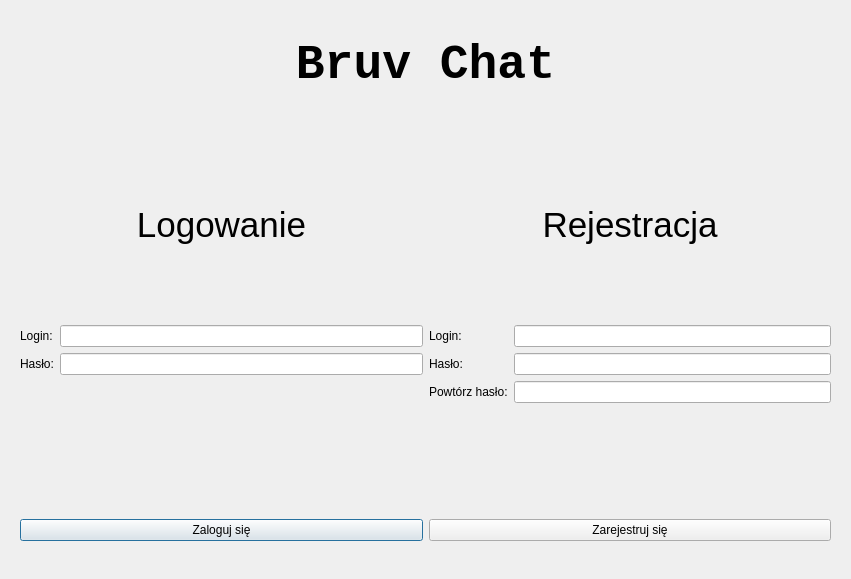
<?xml version="1.0" encoding="UTF-8"?>
<ui version="4.0">
 <class>LoginWindow</class>
 <widget class="QDialog" name="LoginWindow">
  <property name="geometry">
   <rect>
    <x>0</x>
    <y>0</y>
    <width>851</width>
    <height>579</height>
   </rect>
  </property>
  <property name="windowTitle">
   <string>Dialog</string>
  </property>
  <widget class="QWidget" name="horizontalLayoutWidget">
   <property name="geometry">
    <rect>
     <x>20</x>
     <y>130</y>
     <width>811</width>
     <height>411</height>
    </rect>
   </property>
   <layout class="QHBoxLayout" name="horizontalLayout">
    <item>
     <layout class="QVBoxLayout" name="verticalLayout_2">
      <item>
       <widget class="QLabel" name="label_8">
        <property name="font">
         <font>
          <pointsize>26</pointsize>
         </font>
        </property>
        <property name="text">
         <string>Logowanie</string>
        </property>
        <property name="alignment">
         <set>Qt::AlignCenter</set>
        </property>
       </widget>
      </item>
      <item>
       <layout class="QFormLayout" name="formLayout">
        <item row="1" column="0">
         <widget class="QLabel" name="label">
          <property name="text">
           <string>Hasło:</string>
          </property>
         </widget>
        </item>
        <item row="1" column="1">
         <widget class="QLineEdit" name="sign_in_password">
          <property name="echoMode">
           <enum>QLineEdit::Password</enum>
          </property>
         </widget>
        </item>
        <item row="0" column="1">
         <widget class="QLineEdit" name="sign_in_username"/>
        </item>
        <item row="0" column="0">
         <widget class="QLabel" name="label_2">
          <property name="text">
           <string>Login:</string>
          </property>
         </widget>
        </item>
       </layout>
      </item>
      <item>
       <widget class="QPushButton" name="sign_in_button">
        <property name="text">
         <string>Zaloguj się</string>
        </property>
       </widget>
      </item>
     </layout>
    </item>
    <item>
     <layout class="QVBoxLayout" name="verticalLayout">
      <item>
       <widget class="QLabel" name="label_7">
        <property name="font">
         <font>
          <pointsize>26</pointsize>
         </font>
        </property>
        <property name="text">
         <string>Rejestracja</string>
        </property>
        <property name="alignment">
         <set>Qt::AlignCenter</set>
        </property>
       </widget>
      </item>
      <item>
       <layout class="QFormLayout" name="formLayout_5">
        <item row="0" column="0">
         <widget class="QLabel" name="label_4">
          <property name="text">
           <string>Login:</string>
          </property>
         </widget>
        </item>
        <item row="0" column="1">
         <widget class="QLineEdit" name="sign_up_username"/>
        </item>
        <item row="1" column="0">
         <widget class="QLabel" name="label_5">
          <property name="text">
           <string>Hasło:</string>
          </property>
         </widget>
        </item>
        <item row="1" column="1">
         <widget class="QLineEdit" name="sign_up_password">
          <property name="echoMode">
           <enum>QLineEdit::Password</enum>
          </property>
         </widget>
        </item>
        <item row="2" column="0">
         <widget class="QLabel" name="label_3">
          <property name="text">
           <string>Powtórz hasło:</string>
          </property>
         </widget>
        </item>
        <item row="2" column="1">
         <widget class="QLineEdit" name="sign_up_password2">
          <property name="echoMode">
           <enum>QLineEdit::Password</enum>
          </property>
         </widget>
        </item>
       </layout>
      </item>
      <item>
       <widget class="QPushButton" name="sign_up_button">
        <property name="text">
         <string>Zarejestruj się</string>
        </property>
       </widget>
      </item>
     </layout>
    </item>
   </layout>
  </widget>
  <widget class="QLabel" name="label_6">
   <property name="geometry">
    <rect>
     <x>10</x>
     <y>20</y>
     <width>831</width>
     <height>91</height>
    </rect>
   </property>
   <property name="font">
    <font>
     <family>Consolas</family>
     <pointsize>36</pointsize>
     <weight>75</weight>
     <bold>true</bold>
    </font>
   </property>
   <property name="text">
    <string>Bruv Chat</string>
   </property>
   <property name="alignment">
    <set>Qt::AlignCenter</set>
   </property>
  </widget>
 </widget>
 <resources/>
 <connections/>
</ui>
